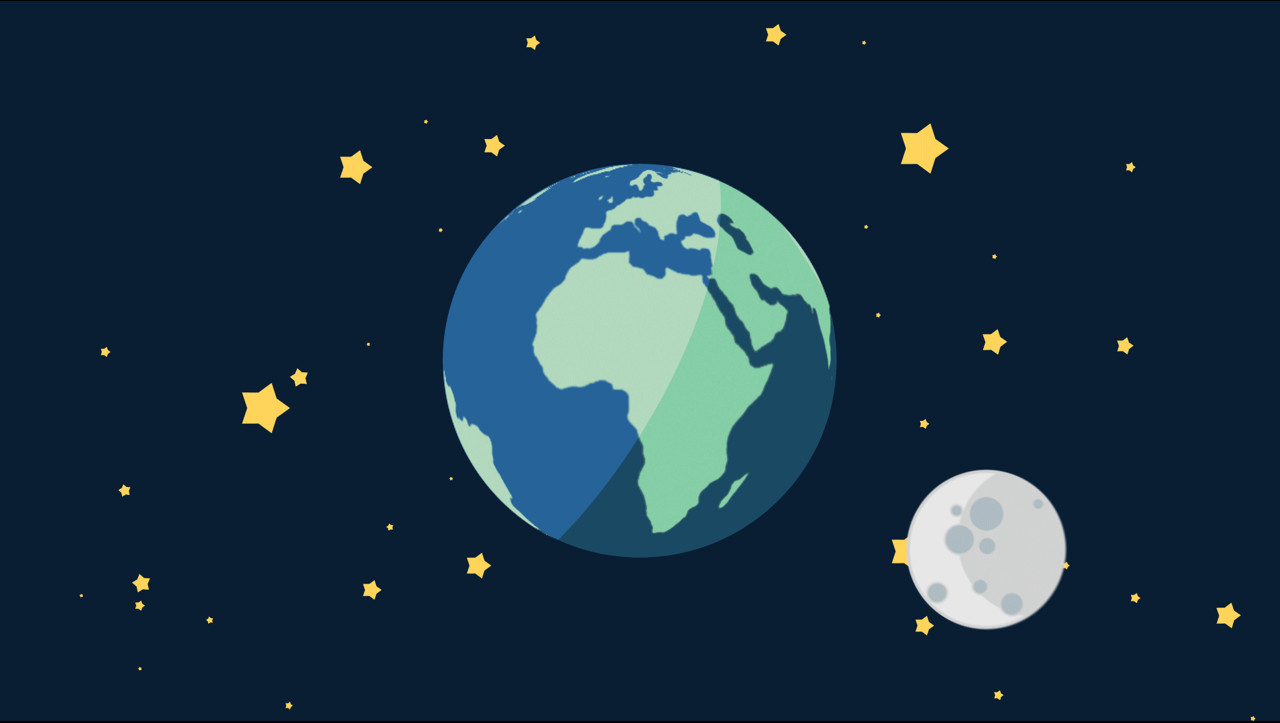
#> input picture img.jpg, 1280 x 723 px
$ python copy_img.py
#> lines starting #> are read from the running program, lines starting #| are printed output that depends on the picture
import cv2

img = cv2.imread("img.jpg")
#> img is the input picture: shape (723, 1280, 3); mean B, G, R 68, 49.8, 25.2
img = cv2.resize(img, (0,0), fx = 0.5, fy= 0.5)
#> img: shape (362, 640, 3)

cv2.imshow("win",img)
print(img.shape)
#| (362, 640, 3)

img[0:100, 0:100] = img[250:350, 250:350]
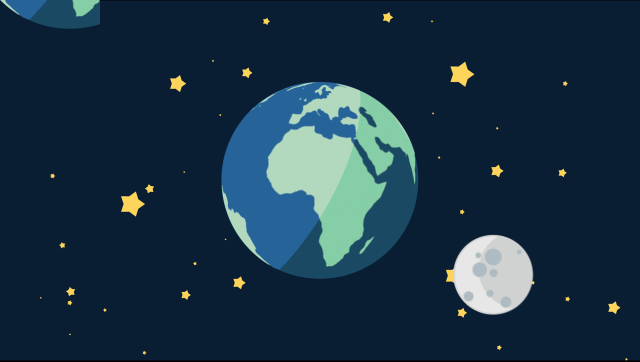
#> img: shape (362, 640, 3); mean B, G, R 68.6, 50.4, 25.5
cv2.imshow("win",img)

cv2.waitKey(0)
cv2.destroyAllWindows
